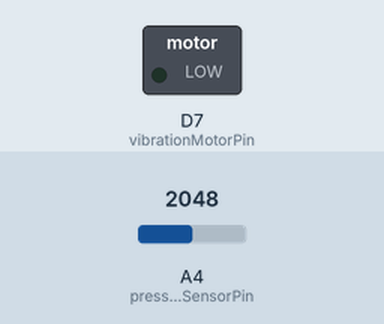
Recording of a sketch running on a simulated Particle Photon. Parts: switched loads named in the sketch (green lamp = pin HIGH). Inputs (shaded band) come from the test bench; at power-on: A4 (pressureSensorPin) = 2048.

Above: at 7.5 s.
At 16.5 s:
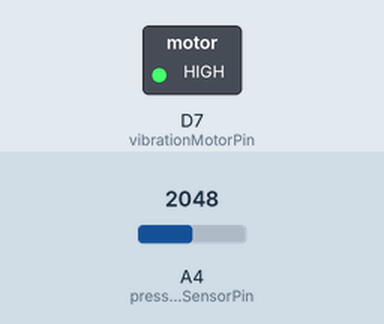
Timing chart, 0 to 23.4 s (numbered marks = the images above):
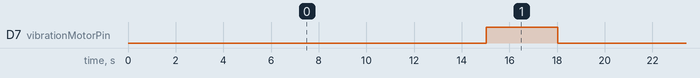

Measured:
- by itself, D7 (vibrationMotorPin): alternates HIGH for 3.0 s and LOW for 15.0 s

The sketch:

particle-code.ino
```cpp
int vibrationMotorPin = D7;
int pressureSensorPin = A4;

int pressureReading;
int pressureThreshold = 100;
bool wasThroneOccupied = false;
int standInterval = 1000 * 60 * 0.25;
int lastStandTime;


void setup()
{
    // vibration motor
    pinMode( vibrationMotorPin, OUTPUT );
    digitalWrite( vibrationMotorPin, LOW );

    Particle.function( "notify", notify );

    // pressure sensor
    pinMode( pressureSensorPin, INPUT );
    Particle.variable("pressure", pressureReading);
}


void loop()
{
    pressureReading = analogRead( pressureSensorPin );

    bool isThroneOccupied = pressureReading > pressureThreshold;
    if ( isThroneOccupied && !wasThroneOccupied ) {
        Particle.publish( "throneStatus", "occupied" );
    }
    if ( !isThroneOccupied && wasThroneOccupied ) {
        Particle.publish( "throneStatus", "vacant" );
    }
    wasThroneOccupied = isThroneOccupied;

    if ( isThroneOccupied ) {
        if ( lastStandTime + standInterval < millis() ) {
            notifyTimeToStand();
        }
    } else {
        lastStandTime = millis();
    }

    delay( 500 );
}


int notify( String notification ) {
    if ( notification == "assassination" ) {
        notifyAssassination();
        return 0;
    }

    return -1;
}

void notifyAssassination() {
    for ( int i = 0; i < 4; i++ ) {
        digitalWrite( vibrationMotorPin, HIGH );
        delay( 500 );
        digitalWrite( vibrationMotorPin, LOW );
        delay( 500 );
    }
}

void notifyTimeToStand() {
    digitalWrite( vibrationMotorPin, HIGH );
    delay( 3000 );
    digitalWrite( vibrationMotorPin, LOW );
    lastStandTime = millis();
}
```
